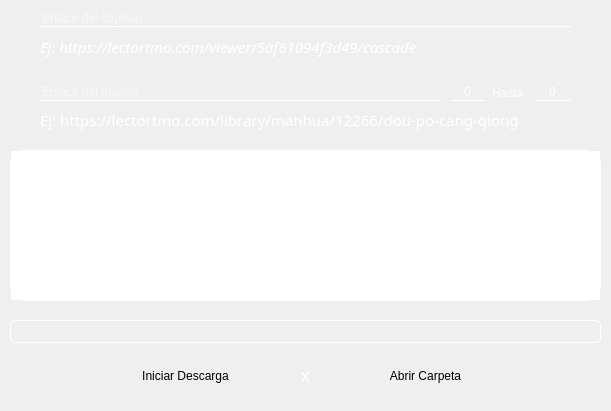
<?xml version="1.0" encoding="UTF-8"?>
<ui version="4.0">
 <class>DownloadIMG</class>
 <widget class="QDialog" name="DownloadIMG">
  <property name="geometry">
   <rect>
    <x>0</x>
    <y>0</y>
    <width>611</width>
    <height>411</height>
   </rect>
  </property>
  <property name="windowTitle">
   <string>Dialog</string>
  </property>
  <property name="styleSheet">
   <string notr="true">*{	
	font: 11pt &quot;Century Gothic&quot;;
}

#background{
	background-image: url(:/Images/imgs/background_paisaje.jpg);
	border-radius: 15px;
}

#lbl_url{
	font: italic 11pt &quot;Century Gothic&quot;;
}

#btn_exit{
	color:white;
	background:rgba(170, 0, 0, .8);
	border-radius: 15px;
}

#btn_exit:hover{
	color:white;
	background:rgba(87, 35, 100, .5);
	border-radius: 15px;
}

QSpinBox{
	background:transparent;
	border:none;
	color:#ffffff;
	border-bottom:1px solid #ffffff;
}

QSpinBox::up-button { 
	width: 0px;
}
QSpinBox::down-button {
	width: 0px;
}

QLabel{
	color:white;
}

QProgressBar{
	background:transparent;
	border-radius: 5px;
	border: 1px solid #ffffff;
	color:rgba(255, 255, 255, 0)
}

QProgressBar::chunk{
	background:white;
	border-radius: 5px;
	width: 10px;
    margin: 1px;
}

QLineEdit{
	background:transparent;
	border:none;
	color:#ffffff;
	border-bottom:1px solid #ffffff;
}

QPushButton{
	color:black;
	background:rgba(255, 255, 255, .8);
	border-radius: 15px;
}

QPushButton:hover{
	color:white;
	background:rgba(87, 35, 100, .5);
	border-radius: 15px;
}

QPlainTextEdit{
	border: 1px solid #ffffff;
	background-color: rgba(70, 70, 70, .2);
	border-radius: 15px;
	font: 75 11pt &quot;Century Gothic&quot;;
	color:white;
}</string>
  </property>
  <widget class="QFrame" name="background">
   <property name="geometry">
    <rect>
     <x>0</x>
     <y>0</y>
     <width>611</width>
     <height>411</height>
    </rect>
   </property>
   <property name="frameShape">
    <enum>QFrame::StyledPanel</enum>
   </property>
   <property name="frameShadow">
    <enum>QFrame::Raised</enum>
   </property>
   <widget class="QWidget" name="verticalLayoutWidget">
    <property name="geometry">
     <rect>
      <x>40</x>
      <y>10</y>
      <width>531</width>
      <height>51</height>
     </rect>
    </property>
    <layout class="QVBoxLayout" name="vly_one">
     <item>
      <widget class="QLineEdit" name="lnl_url">
       <property name="placeholderText">
        <string>Enlace del capitulo</string>
       </property>
      </widget>
     </item>
     <item>
      <widget class="QLabel" name="lbl_url">
       <property name="font">
        <font>
         <family>Century Gothic</family>
         <pointsize>11</pointsize>
         <weight>50</weight>
         <italic>true</italic>
         <bold>false</bold>
        </font>
       </property>
       <property name="text">
        <string>Ej: https://lectortmo.com/viewer/5af61094f3d49/cascade</string>
       </property>
       <property name="alignment">
        <set>Qt::AlignLeading|Qt::AlignLeft|Qt::AlignVCenter</set>
       </property>
      </widget>
     </item>
    </layout>
   </widget>
   <widget class="QPlainTextEdit" name="ptx_out">
    <property name="geometry">
     <rect>
      <x>10</x>
      <y>150</y>
      <width>591</width>
      <height>151</height>
     </rect>
    </property>
    <property name="font">
     <font>
      <family>Century Gothic</family>
      <pointsize>11</pointsize>
      <weight>9</weight>
      <italic>false</italic>
      <bold>false</bold>
     </font>
    </property>
    <property name="readOnly">
     <bool>true</bool>
    </property>
    <property name="plainText">
     <string/>
    </property>
   </widget>
   <widget class="QPushButton" name="btn_download">
    <property name="geometry">
     <rect>
      <x>90</x>
      <y>360</y>
      <width>191</width>
      <height>31</height>
     </rect>
    </property>
    <property name="text">
     <string>Iniciar Descarga</string>
    </property>
   </widget>
   <widget class="QPushButton" name="btn_dir">
    <property name="enabled">
     <bool>true</bool>
    </property>
    <property name="geometry">
     <rect>
      <x>330</x>
      <y>360</y>
      <width>191</width>
      <height>31</height>
     </rect>
    </property>
    <property name="text">
     <string>Abrir Carpeta</string>
    </property>
   </widget>
   <widget class="QPushButton" name="btn_exit">
    <property name="geometry">
     <rect>
      <x>290</x>
      <y>360</y>
      <width>31</width>
      <height>31</height>
     </rect>
    </property>
    <property name="font">
     <font>
      <family>Century Gothic</family>
      <pointsize>11</pointsize>
      <weight>50</weight>
      <italic>false</italic>
      <bold>false</bold>
     </font>
    </property>
    <property name="text">
     <string>X</string>
    </property>
   </widget>
   <widget class="QProgressBar" name="progressBar">
    <property name="geometry">
     <rect>
      <x>10</x>
      <y>320</y>
      <width>591</width>
      <height>23</height>
     </rect>
    </property>
    <property name="value">
     <number>0</number>
    </property>
    <property name="format">
     <string/>
    </property>
   </widget>
   <widget class="QLabel" name="lbl_ej_two">
    <property name="geometry">
     <rect>
      <x>40</x>
      <y>110</y>
      <width>531</width>
      <height>20</height>
     </rect>
    </property>
    <property name="font">
     <font>
      <family>Century Gothic</family>
      <pointsize>11</pointsize>
      <weight>50</weight>
      <italic>false</italic>
      <bold>false</bold>
     </font>
    </property>
    <property name="text">
     <string>Ej: https://lectortmo.com/library/manhua/12266/dou-po-cang-qiong</string>
    </property>
    <property name="alignment">
     <set>Qt::AlignLeading|Qt::AlignLeft|Qt::AlignVCenter</set>
    </property>
   </widget>
   <widget class="QWidget" name="horizontalLayoutWidget">
    <property name="geometry">
     <rect>
      <x>40</x>
      <y>80</y>
      <width>401</width>
      <height>25</height>
     </rect>
    </property>
    <layout class="QHBoxLayout" name="hly_one">
     <item>
      <widget class="QLineEdit" name="lnl_urlPro">
       <property name="placeholderText">
        <string>Enlace del manga</string>
       </property>
      </widget>
     </item>
    </layout>
   </widget>
   <widget class="QWidget" name="horizontalLayoutWidget_2">
    <property name="geometry">
     <rect>
      <x>450</x>
      <y>80</y>
      <width>121</width>
      <height>25</height>
     </rect>
    </property>
    <layout class="QHBoxLayout" name="hly_two">
     <item>
      <widget class="QSpinBox" name="sbx_min">
       <property name="alignment">
        <set>Qt::AlignCenter</set>
       </property>
       <property name="maximum">
        <number>999</number>
       </property>
      </widget>
     </item>
     <item>
      <widget class="QLabel" name="lbl_one">
       <property name="text">
        <string>Hasta</string>
       </property>
      </widget>
     </item>
     <item>
      <widget class="QSpinBox" name="sbx_max">
       <property name="alignment">
        <set>Qt::AlignCenter</set>
       </property>
       <property name="maximum">
        <number>999</number>
       </property>
      </widget>
     </item>
    </layout>
   </widget>
  </widget>
 </widget>
 <resources>
  <include location="source.qrc"/>
 </resources>
 <connections/>
</ui>
